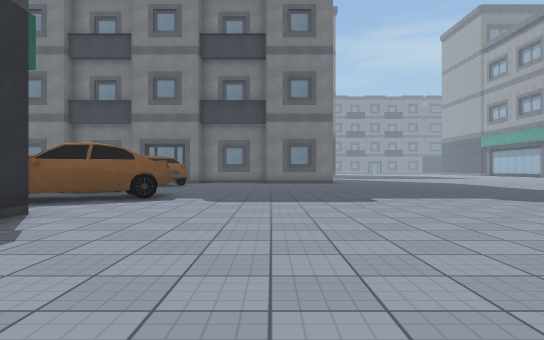
[1] (above)

24 first-person views from a walk through a 3-D level made in the Unity game engine. The camera is 1.2 m above the floor, looks level and sees 75° across. The floor is counted in squares, 2 m on a side. Each view is taken from the middle of a square. On the plan, view 1 faces up. The plan holds only what a view shows up to about 10 squares ahead; the rest is blank. The place goes on beyond the plan. Some surface patterns are stand-ins.

[2]
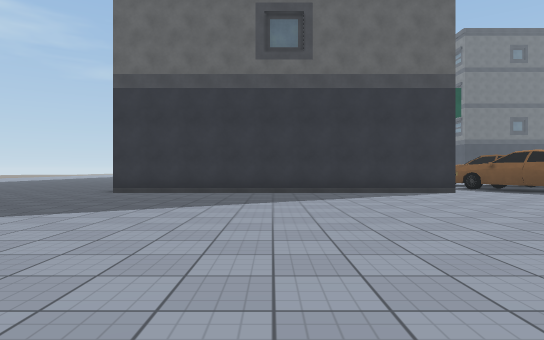

[3]
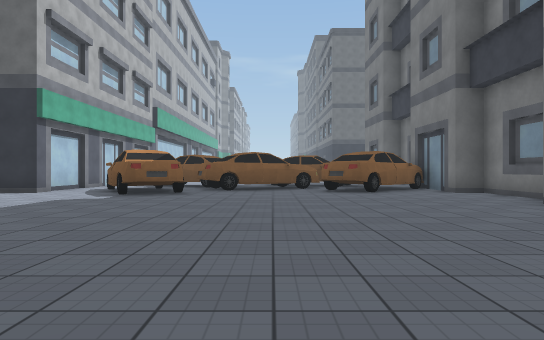

[4]
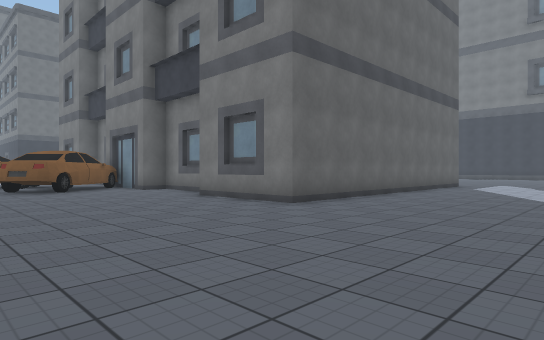

[5]
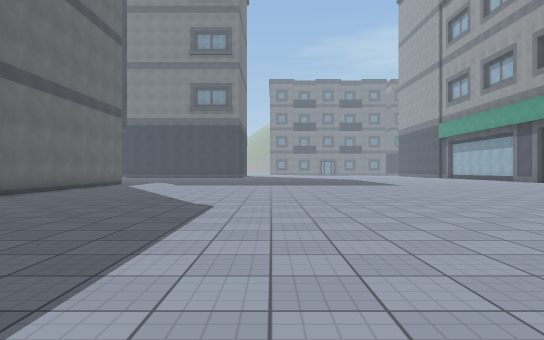

[6]
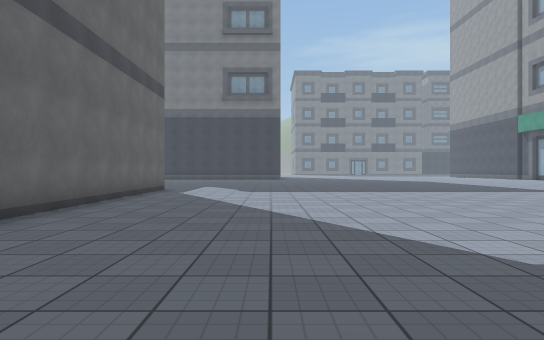

[7]
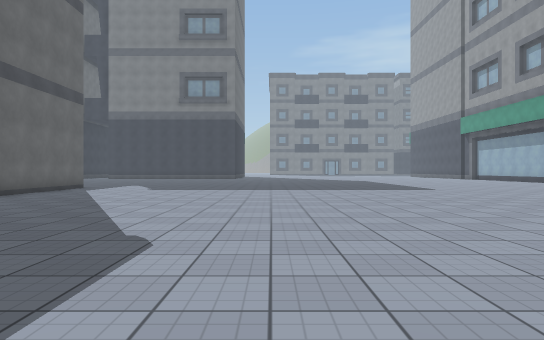

[8]
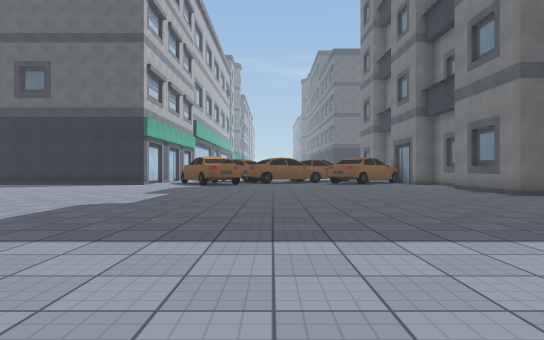

[9]
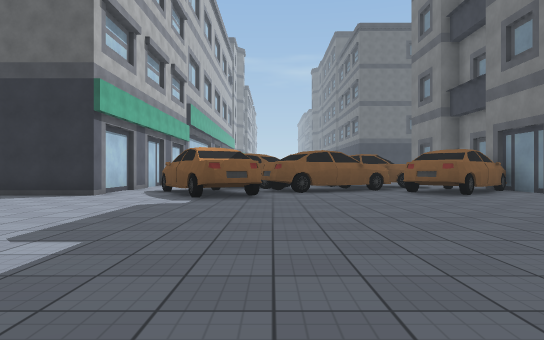

[10]
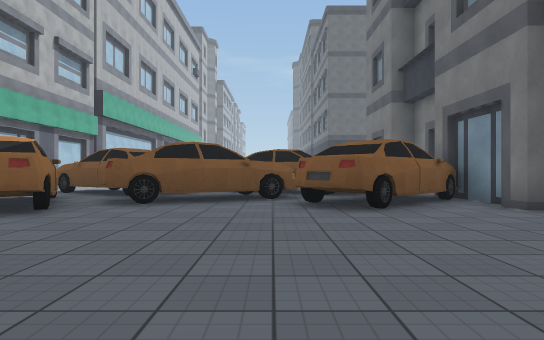

[11]
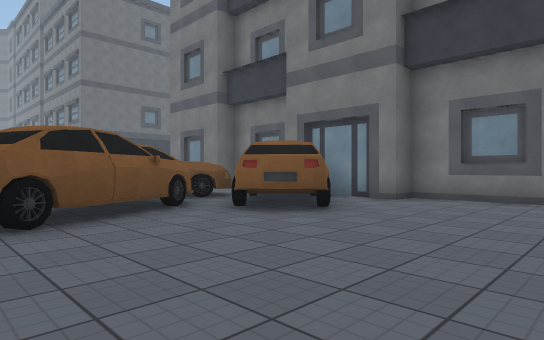

[12]
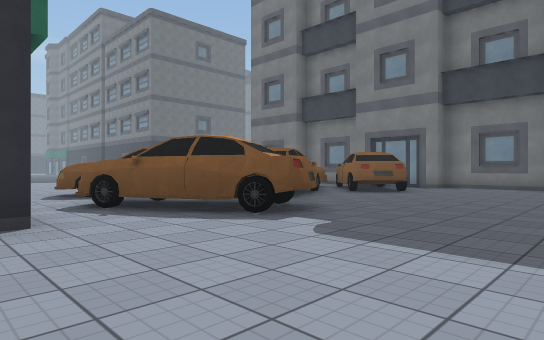

[13]
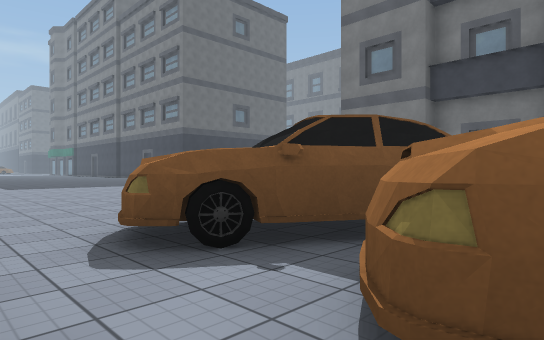

[14]
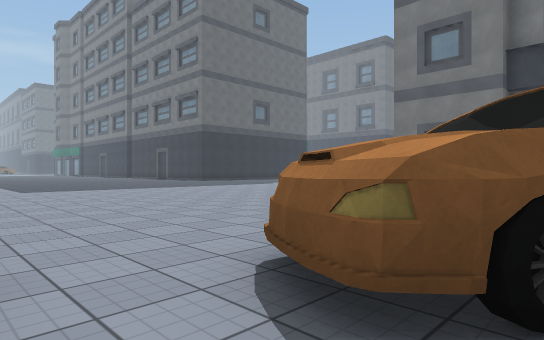

[15]
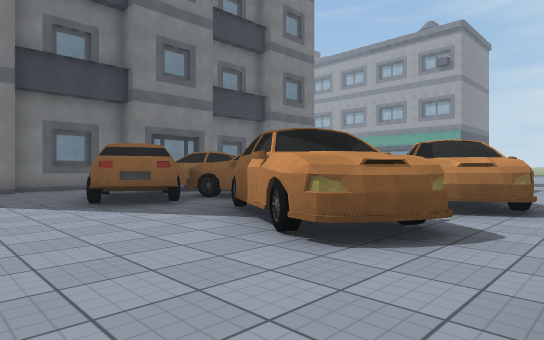

[16]
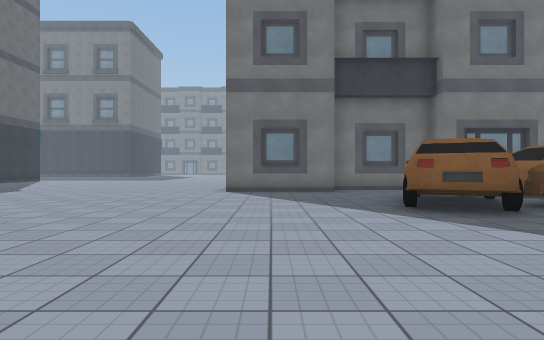

[17]
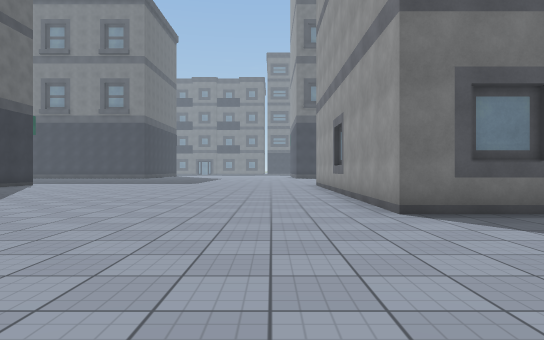

[18]
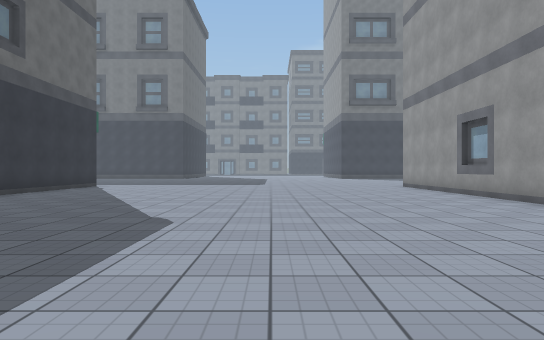

[19]
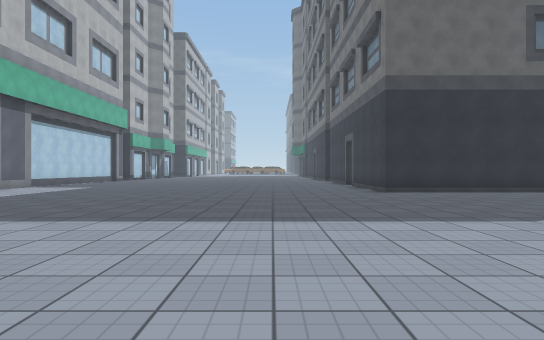

[20]
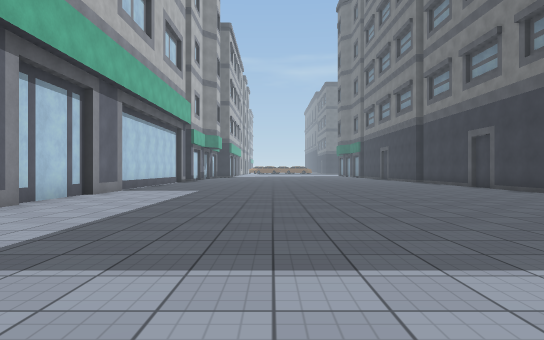

[21]
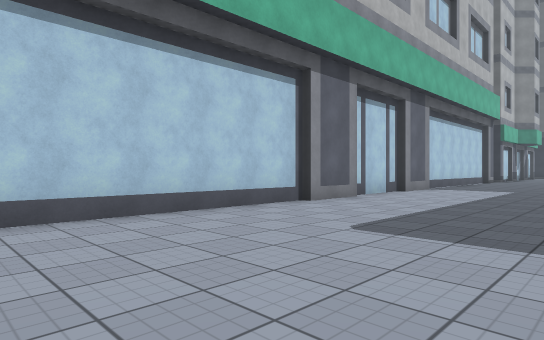

[22]
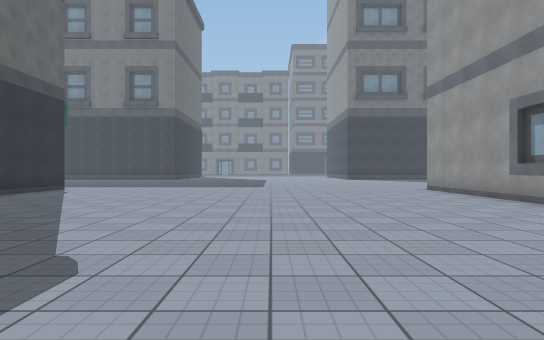

[23]
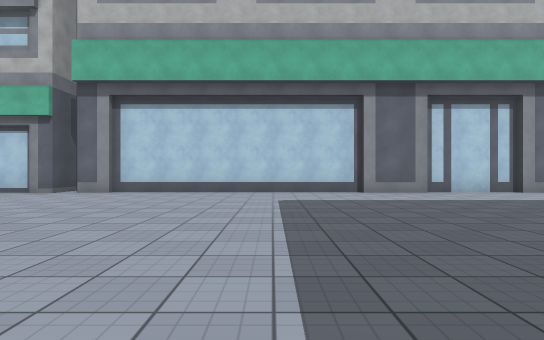

[24]
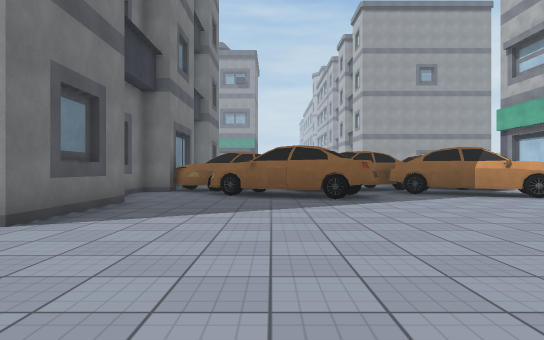

### Floor plan
Key: @ floor where view 1 was taken; # wall or solid block; . floor; ^ raised ledge; B building.
Columns run from 26 left of view 1 to 16 right of it. Each row starts with its distance up from view 1.
 24   #...........#             #...........
 23   #...........#             #..............
 22   #...........#             #..............
 21   #...........#             #.............
 20   #...........#             #..............
 19   #...........#             #..............
 18   #...........#             #.............
 17   #...........# ##### ##### #............
 16 BBB...........###...###...###............
 15 ....................##..................
 14 ..................#^###................
 13 ..................#####................
 12 ..................####................
 11 ..................####...............
 10 ...................###................
  9 ...................####..............
  8 ..................######............
  7 ..................######...........
  6 ....................#^...........
  5 ................................
  4 ###############        .......
  3                        .......
  2                        ........
  1                        .........
  0                        ...@......
 -1                        .........
 -2                        ........
 -3                        .......
 -4                        .....
 -5                       .....
 -6                       ...
 -7                       ..

Where each view was taken, in squares from view 1:
view 1: 0 up, 0 right, facing up
view 2: 0 up, 6 right, facing left
view 3: 11 up, 6 right, facing left
view 4: 11 up, 7 right, facing up-left
view 5: 10 up, 9 right, facing up
view 6: 14 up, 6 right, facing up
view 7: 13 up, 9 right, facing up
view 8: 10 up, 11 right, facing left
view 9: 9 up, 5 right, facing left
view 10: 12 up, 2 right, facing left
view 11: 9 up, 0 right, facing up-left
view 12: 4 up, 1 right, facing up-left
view 13: 5 up, 5 left, facing up-left
view 14: 5 up, 7 left, facing up-left
view 15: 5 up, 11 left, facing up-right
view 16: 6 up, 11 left, facing up
view 17: 11 up, 14 left, facing up
view 18: 12 up, 17 left, facing up
view 19: 13 up, 14 left, facing left
view 20: 9 up, 16 left, facing left
view 21: 9 up, 15 left, facing down-left
view 22: 14 up, 17 left, facing up
view 23: 14 up, 18 left, facing down
view 24: 13 up, 16 left, facing right
